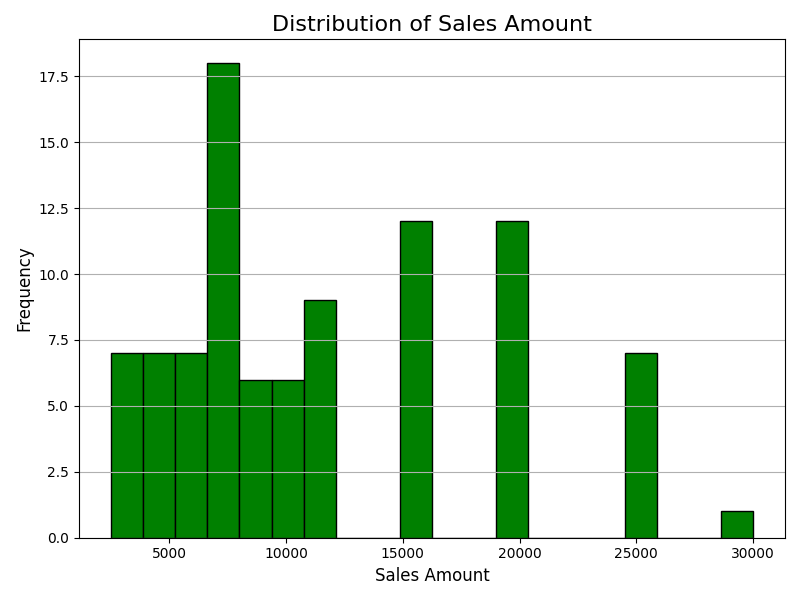
#> input picture Sales Analytics & Forecasting/Visualization_Charts/Distribution_of_Sales_Amount.png, 800 x 600 px
$ python Merge_Charts.py
#> lines starting #> are read from the running program, lines starting #| are printed output that depends on the picture
import matplotlib.pyplot as plt
import matplotlib.image as mpimg

# Create a figure with subplots
fig, axs = plt.subplots(2, 4, figsize=(15, 8))  # 2 rows, 4 columns

# Manually load and display each image in the corresponding subplot
img1 = mpimg.imread('Visualization_Charts/Distribution_of_Sales_Amount.png')
#> img1 is the input picture: shape (600, 800, 4) float32; mean R, G, B, A 0.819, 0.895, 0.819, 1
axs[0, 0].imshow(img1)
axs[0, 0].axis('off')  # Hide the axes
axs[0, 0].set_title('Chart 1')

img2 = mpimg.imread('Visualization_Charts/Sales_Amount_by_Category.png')
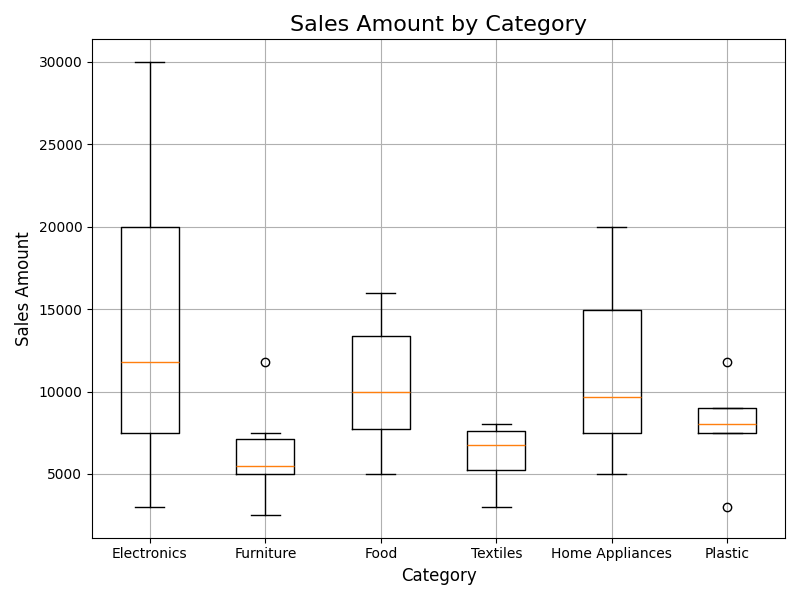
#> input picture Sales Analytics & Forecasting/Visualization_Charts/Sales_Amount_by_Category.png, 800 x 600 px
#> img2 is the input picture: shape (600, 800, 4) float32; mean R, G, B, A 0.974, 0.973, 0.973, 1
axs[0, 1].imshow(img2)
axs[0, 1].axis('off')  # Hide the axes
axs[0, 1].set_title('Chart 2')

img3 = mpimg.imread('Visualization_Charts/Sales_Amount_Over_Time.png')
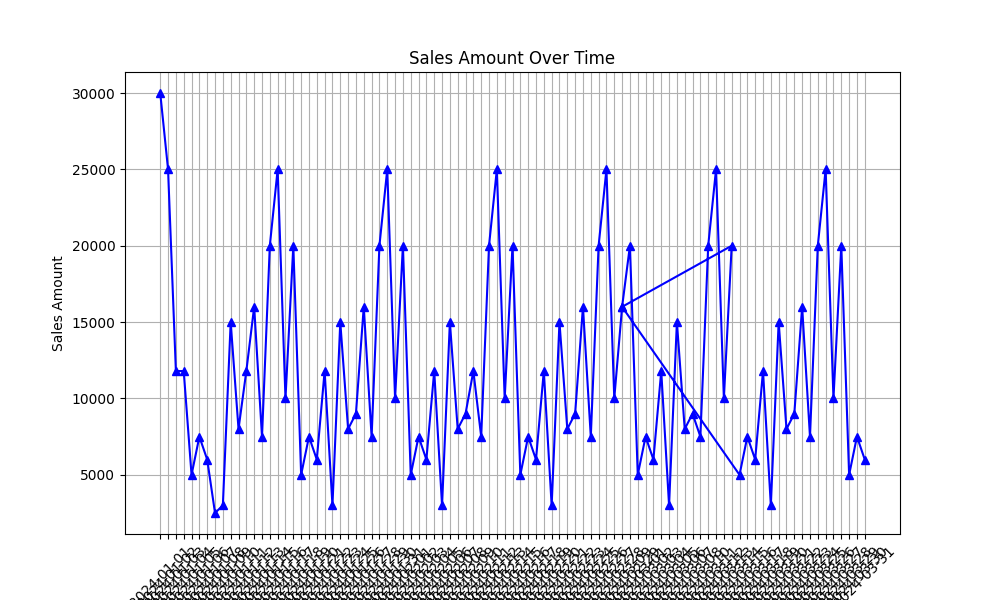
#> input picture Sales Analytics & Forecasting/Visualization_Charts/Sales_Amount_Over_Time.png, 1000 x 600 px
#> img3 is the input picture: shape (600, 1000, 4) float32; mean R, G, B, A 0.898, 0.898, 0.938, 1
axs[0, 2].imshow(img3)
axs[0, 2].axis('off')  # Hide the axes
axs[0, 2].set_title('Chart 3')

img4 = mpimg.imread('Visualization_Charts/Total_Sales_by_Category.png')
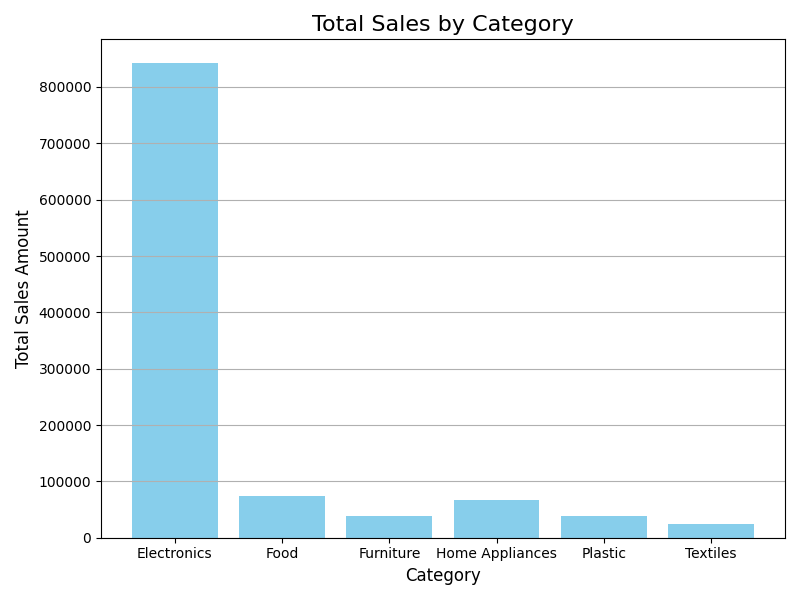
#> input picture Sales Analytics & Forecasting/Visualization_Charts/Total_Sales_by_Category.png, 800 x 600 px
#> img4 is the input picture: shape (600, 800, 4) float32; mean R, G, B, A 0.93, 0.96, 0.971, 1
axs[0, 3].imshow(img4)
axs[0, 3].axis('off')  # Hide the axes
axs[0, 3].set_title('Chart 4')

img5 = mpimg.imread('Visualization_Charts/Total_Sales_by_Month.png')
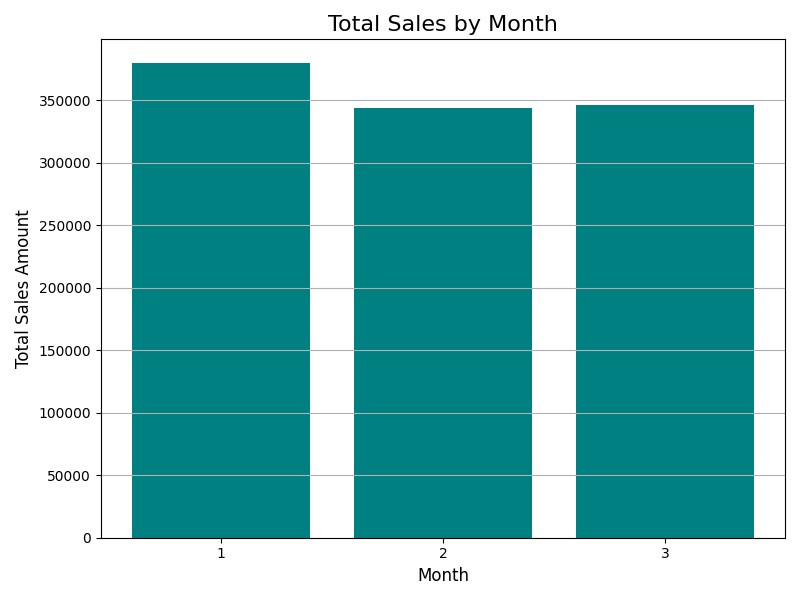
#> input picture Sales Analytics & Forecasting/Visualization_Charts/Total_Sales_by_Month.png, 800 x 600 px
#> img5 is the input picture: shape (600, 800, 4) float32; mean R, G, B, A 0.496, 0.74, 0.74, 1
axs[1, 0].imshow(img5)
axs[1, 0].axis('off')  # Hide the axes
axs[1, 0].set_title('Chart 5')

img6 = mpimg.imread('Visualization_Charts/Total_Sales_by_Region.png')
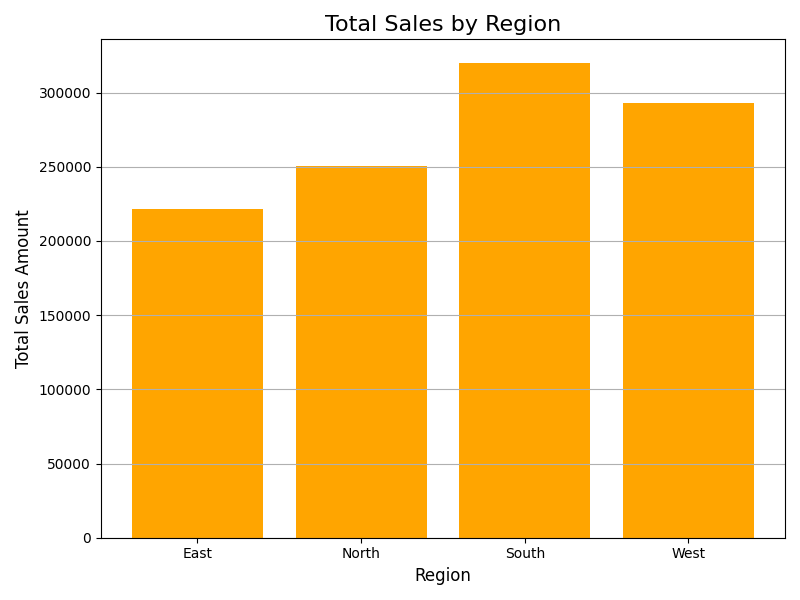
#> input picture Sales Analytics & Forecasting/Visualization_Charts/Total_Sales_by_Region.png, 800 x 600 px
#> img6 is the input picture: shape (600, 800, 4) float32; mean R, G, B, A 0.984, 0.831, 0.551, 1
axs[1, 1].imshow(img6)
axs[1, 1].axis('off')  # Hide the axes
axs[1, 1].set_title('Chart 6')

#> (the run stopped early here; a loop or call above may not have finished)
